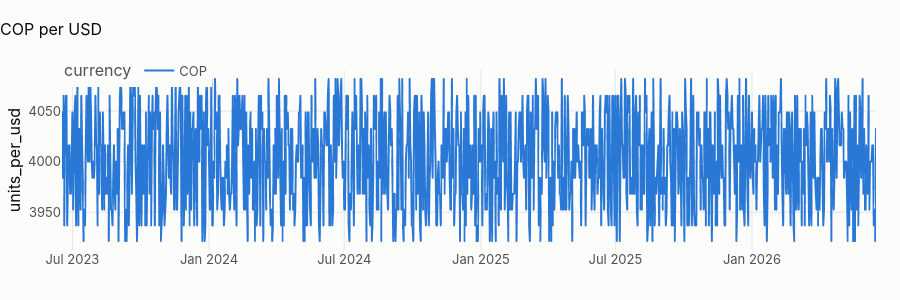

This figure's notebook cell:
### Markdown cell above
## 1 · The country's exchange rate

### Code cell
HOME = [country.COUNTRIES[c].home_currency for c in country.scope_codes(COUNTRY)]
fx = pl.q(f"""select currency, rate_date, usd_per_unit, 1 / usd_per_unit as units_per_usd
              from {{int_fx_usd}} where currency in ({", ".join(f"'{c}'" for c in HOME)}) order by 1, 2""")
fx["index_first_day_100"] = (
    100 * fx.units_per_usd / fx.groupby("currency").units_per_usd.transform("first")
)
fig = px.line(
    fx,
    x="rate_date",
    y="index_first_day_100" if len(HOME) > 1 else "units_per_usd",
    color="currency",
    title=f"{' / '.join(HOME)} per USD" + (" (first day = 100)" if len(HOME) > 1 else ""),
)
fig.update_layout(height=300, xaxis_title=None)
fig.show()
fxs = fx.groupby("currency").units_per_usd.agg(
    move_pct=lambda x: 100 * (x.iloc[-1] / x.iloc[0] - 1), cv_pct=lambda x: 100 * x.std() / x.mean()
)
show(fxs.round(2), paging=False)
move, cv = fxs.move_pct.iloc[0], fxs.cv_pct.iloc[0]
real = {
    "MX": "the peso moved between about 16.5 and 20.5 per dollar (2023–2025)",
    "CO": "the peso moved between about 3,800 and 4,500 per dollar (2023–2025)",
    "AR": "the official peso went from about 260 to over 1,000 per dollar (2023–2025), including a devaluation of "
    "more than 50 % in December 2023",
}
display(
    Markdown(
        (
            f"**{CTRY.home_currency} per USD moves {move:+.1f} % over three years (coefficient of variation {cv:.1f} %).** "
            f"In reality {real[COUNTRY]}. Every USD figure in this country is therefore "
            if COUNTRY != "ALL"
            else "**The three rates move "
            + ", ".join(f"{c} {r.move_pct:+.1f} %" for c, r in fxs.iterrows())
            + " over three years.** In reality "
            + "; ".join(real.values())
            + ". Every USD figure of the bank is therefore "
        )
        + "stable by construction; any feature meant to capture devaluation, inflation or real income cannot be validated "
        "here."
        + (
            " For Argentina this matters most: a real Argentine model must work in inflation-adjusted terms."
            if COUNTRY in ("AR", "ALL")
            else ""
        )
    )
)

### Figure 1 — Plotly figure (JSON) as saved in the notebook; plotly's stock layout.template omitted (floating-point values rounded to 4 significant figures; data arrays with more than 128 entries replaced by an {"elided": "..."} marker saying what was removed)
{"data": [{"hovertemplate": "currency=COP<br>rate_date=%{x}<br>units_per_usd=%{y}<extra></extra>", "legendgroup": "COP", "line": {"color": "#2a78d6", "dash": "solid"}, "marker": {"symbol": "circle"}, "mode": "lines", "name": "COP", "showlegend": true, "type": "scattergl", "x": {"elided": "1097 str values"}, "xaxis": "x", "y": {"elided": "1097 float values"}, "yaxis": "y"}], "layout": {"height": 300, "legend": {"title": {"text": "currency"}, "tracegroupgap": 0}, "title": {"text": "COP per USD"}, "xaxis": {"anchor": "y", "domain": [0.0, 1.0], "title": {}}, "yaxis": {"anchor": "x", "domain": [0.0, 1.0], "title": {"text": "units_per_usd"}}}}
